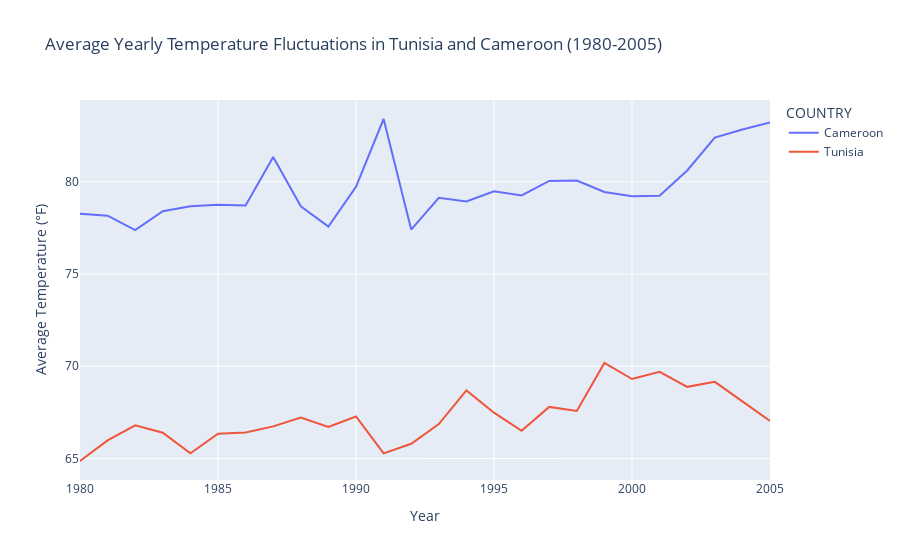

The notebook cell this image was saved under:
### Markdown cell above
### Zoom in on the data between 1980 and 2005, and customize the axes labels for better clarity.

### Code cell
# Filter the data between 1980 and 2005
df_filtered_2 = df_filtered[(df_filtered['Year'] >= 1980) & (df_filtered['Year'] <= 2005)]

# Group by 'Year' and 'COUNTRY', then calculate the average temperature
df_yearly = df_filtered_2.groupby(['Year', 'COUNTRY'])['TAVG'].mean().reset_index()

# Create the line chart
fig = px.line(df_yearly, x='Year', y='TAVG', color='COUNTRY',
              title='Average Yearly Temperature Fluctuations in Tunisia and Cameroon (1980-2005)',
              labels={'Year': 'Year', 'TAVG': 'Average Temperature (°F)'})

# Customize x-axis and y-axis labels
fig.update_layout(
    xaxis_title='Year',
    yaxis_title='Average Temperature (°F)',
    xaxis=dict(
        tickmode='array'
    )
)

### Figure 1 — Plotly figure (JSON) as saved in the notebook; plotly's stock layout.template omitted (floating-point values rounded to 4 significant figures)
{"data": [{"hovertemplate": "COUNTRY=Cameroon<br>Year=%{x}<br>Average Temperature (°F)=%{y}<extra></extra>", "legendgroup": "Cameroon", "line": {"color": "#636efa", "dash": "solid"}, "marker": {"symbol": "circle"}, "mode": "lines", "name": "Cameroon", "orientation": "v", "showlegend": true, "type": "scatter", "x": [1980, 1981, 1982, 1983, 1984, 1985, 1986, 1987, 1988, 1989, 1990, 1991, 1992, 1993, 1994, 1995, 1996, 1997, 1998, 1999, 2000, 2001, 2002, 2003, 2004, 2005], "xaxis": "x", "y": [78.26, 78.16, 77.38, 78.41, 78.67, 78.75, 78.72, 81.34, 78.68, 77.57, 79.73, 83.4, 77.41, 79.13, 78.93, 79.48, 79.26, 80.04, 80.06, 79.44, 79.21, 79.24, 80.61, 82.4, 82.83, 83.22], "yaxis": "y"}, {"hovertemplate": "COUNTRY=Tunisia<br>Year=%{x}<br>Average Temperature (°F)=%{y}<extra></extra>", "legendgroup": "Tunisia", "line": {"color": "#EF553B", "dash": "solid"}, "marker": {"symbol": "circle"}, "mode": "lines", "name": "Tunisia", "orientation": "v", "showlegend": true, "type": "scatter", "x": [1980, 1981, 1982, 1983, 1984, 1985, 1986, 1987, 1988, 1989, 1990, 1991, 1992, 1993, 1994, 1995, 1996, 1997, 1998, 1999, 2000, 2001, 2002, 2003, 2004, 2005], "xaxis": "x", "y": [64.87, 65.98, 66.8, 66.4, 65.28, 66.34, 66.41, 66.74, 67.21, 66.71, 67.28, 65.28, 65.8, 66.86, 68.69, 67.48, 66.5, 67.8, 67.58, 70.18, 69.31, 69.7, 68.88, 69.16, 68.1, 67.04], "yaxis": "y"}], "layout": {"autosize": true, "legend": {"title": {"text": "COUNTRY"}, "tracegroupgap": 0}, "title": {"text": "Average Yearly Temperature Fluctuations in Tunisia and Cameroon (1980-2005)"}, "xaxis": {"anchor": "y", "autorange": true, "domain": [0, 1], "range": [1980, 2005], "tickmode": "array", "title": {"text": "Year"}, "type": "linear"}, "yaxis": {"anchor": "x", "autorange": true, "domain": [0, 1], "range": [63.84, 84.43], "title": {"text": "Average Temperature (°F)"}, "type": "linear"}}}
